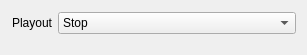
<?xml version="1.0" encoding="UTF-8"?>
<ui version="4.0">
 <class>InspectorPlayoutCommandWidget</class>
 <widget class="QWidget" name="InspectorPlayoutCommandWidget">
  <property name="geometry">
   <rect>
    <x>0</x>
    <y>0</y>
    <width>307</width>
    <height>55</height>
   </rect>
  </property>
  <property name="sizePolicy">
   <sizepolicy hsizetype="Expanding" vsizetype="Preferred">
    <horstretch>0</horstretch>
    <verstretch>0</verstretch>
   </sizepolicy>
  </property>
  <layout class="QGridLayout" name="gridLayout">
   <property name="bottomMargin">
    <number>20</number>
   </property>
   <item row="0" column="1">
    <widget class="QComboBox" name="comboBoxPlayoutCommand">
     <property name="sizePolicy">
      <sizepolicy hsizetype="Expanding" vsizetype="Fixed">
       <horstretch>0</horstretch>
       <verstretch>0</verstretch>
      </sizepolicy>
     </property>
     <item>
      <property name="text">
       <string>Stop</string>
      </property>
     </item>
     <item>
      <property name="text">
       <string>Play</string>
      </property>
     </item>
     <item>
      <property name="text">
       <string>Play Now</string>
      </property>
     </item>
     <item>
      <property name="text">
       <string>Pause / Resume</string>
      </property>
     </item>
     <item>
      <property name="text">
       <string>Load</string>
      </property>
     </item>
     <item>
      <property name="text">
       <string>Next</string>
      </property>
     </item>
     <item>
      <property name="text">
       <string>Update</string>
      </property>
     </item>
     <item>
      <property name="text">
       <string>Invoke</string>
      </property>
     </item>
     <item>
      <property name="text">
       <string>Preview</string>
      </property>
     </item>
     <item>
      <property name="text">
       <string>Clear</string>
      </property>
     </item>
     <item>
      <property name="text">
       <string>Clear Video Layer</string>
      </property>
     </item>
     <item>
      <property name="text">
       <string>Clear Channel</string>
      </property>
     </item>
     <item>
      <property name="text">
       <string>Go to Top</string>
      </property>
     </item>
     <item>
      <property name="text">
       <string>Go to Bottom</string>
      </property>
     </item>
    </widget>
   </item>
   <item row="0" column="0">
    <widget class="QLabel" name="labelPlayout">
     <property name="text">
      <string>Playout</string>
     </property>
     <property name="alignment">
      <set>Qt::AlignRight|Qt::AlignTrailing|Qt::AlignVCenter</set>
     </property>
    </widget>
   </item>
  </layout>
 </widget>
 <tabstops>
  <tabstop>comboBoxPlayoutCommand</tabstop>
 </tabstops>
 <resources/>
 <connections>
  <connection>
   <sender>comboBoxPlayoutCommand</sender>
   <signal>currentTextChanged(QString)</signal>
   <receiver>InspectorPlayoutCommandWidget</receiver>
   <slot>playoutCommandChanged(QString)</slot>
   <hints>
    <hint type="sourcelabel">
     <x>173</x>
     <y>19</y>
    </hint>
    <hint type="destinationlabel">
     <x>202</x>
     <y>10</y>
    </hint>
   </hints>
  </connection>
 </connections>
 <slots>
  <slot>playoutCommandChanged(QString)</slot>
 </slots>
</ui>
